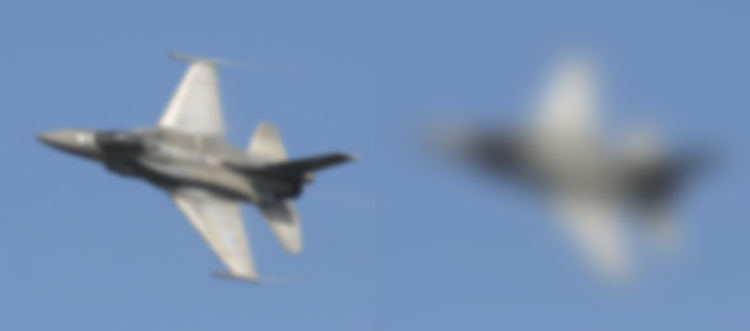
#> input picture Trabajo1/src/ej1A-1.png, 750 x 331 px
$ python Trabajo0.py ../Trabajo1/src/ej1A-1.png
#> lines starting #> are read from the running program, lines starting #| are printed output that depends on the picture
#! /usr/bin/python3
# Autor: Pablo Baeyens Fernández
# Asignatura: Visión por Computador
# Uso: ./trabajo0.py [nombre imagen de ejemplo]

import cv2
import sys, os.path
import numpy as np

# Ejercicio 1

def leeimagen(filename, flagColor):
  """Lee una imagen y la muestra (tanto en grises como en color)
    - filename: nombre del fichero
    - flagColor: flag que indica si tiene color o no"""

  return cv2.imread(filename, flagColor)


# Ejercicio 2

def pintaI(im, titulo = "Imagen"):
  """Visualiza una matriz de números reales cualquiera
     - im: Imagen a visualizar"""

  cv2.imshow(titulo, im)
  cv2.waitKey(0)
  cv2.destroyAllWindows()


# Ejercicio 3

## ¿Qué pasa si las imágenes no son todas del mismo tipo?
## Respuesta: Si no hacemos un procesamiento previo de las imágenes falla.
## Tenemos que convertir las imágenes en blanco y negro a color

def isBW(im):
  """Indica si una imagen está en blanco y negro"""
  return len(im.shape) == 2

def pintaMI(vim, titulo = "Imágenes"):
  """Visualiza varias imágenes a la vez
  - vim: Secuencia de imágenes"""

  altura = max(im.shape[0] for im in vim)

  for i,im in enumerate(vim):
    if isBW(im): # Pasar a color
      vim[i] = cv2.cvtColor(vim[i], cv2.COLOR_GRAY2BGR)

    if im.shape[0] < altura: # Redimensionar imágenes
      vim[i] = cv2.copyMakeBorder(
        vim[i], 0, altura - vim[i].shape[0],
        0, 0, cv2.BORDER_CONSTANT, value = (0,0,0))

  imMulti = cv2.hconcat(vim)
  pintaI(imMulti, titulo)


# Ejercicio 4

def modPixeles(im, pixels):
  """Modifica el color de cada elemento de una lista de coordenadas
  - im: Imagen
  - pixels: lista de coordenadas
  """
  negro = (0,0,0)

  if isBW(im):
    negro = 0

  for pixel in pixels:
    im[pixel] = negro

# Ejercicio 5

def representaIm(vim, titulos):
  """Representa varias imágenes con sus títulos en una ventana"""
  pintaMI(vim, titulo = " | ".join(titulos))


if __name__ == "__main__":
  """Tests de ejemplo"""

  if len(sys.argv) < 2:
    print("Uso: {0} [fichero imagen ejemplo]".format(sys.argv[0]))
    exit()

  fim = sys.argv[1]
  if(not os.path.isfile(fim)):
    print("No existe el fichero {0}".format(fim))
    exit()

  print("Leyendo imágenes (Ejercicio 1)")
  imColor = leeimagen(fim, cv2.IMREAD_COLOR)
#> in leeimagen, returned value is the input picture: shape (331, 750, 3); mean B, G, R 179.5, 144.4, 119.3
  imBN    = leeimagen(fim, cv2.IMREAD_GRAYSCALE)
#> call 2 of leeimagen, with filename = '../Trabajo1/src/ej1A-1.png', flagColor = 0
#> in leeimagen (call 2), `return cv2.imread(filename, flagColor)`:
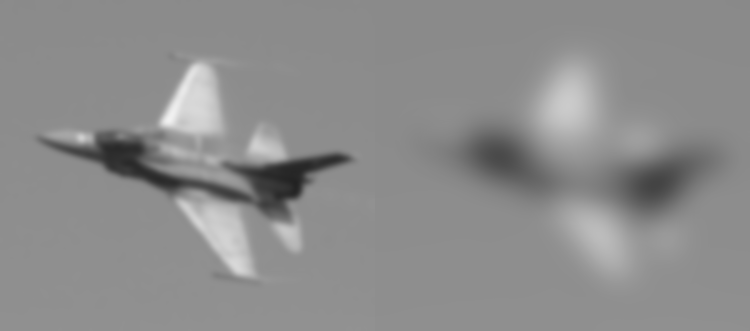
#> returned value: shape (331, 750); min 34, max 241, mean 140.3

  vim = [imColor, imBN]
  tit = ["Imagen en color", "Imagen en B/N"]

  print("Muestra imagen   (Ejercicio 2)")
  pintaI(vim[0], titulo = "Ejercicio 2 color")
  pintaI(vim[1], titulo = "Ejercicio 2 BN")

  print("Muestra imágenes (Ejercicio 3)")
  pintaMI(vim, titulo = "Ejercicio 3")
#> in pintaMI, `altura = max(im.shape[0] for im in vim)`: altura = 331
#> the loop in pintaMI, `for i,im in enumerate(vim):` made 2 passes
#> after the loop in pintaMI, `for i,im in enumerate(vim):`: vim = 2 items
#> in pintaMI, `imMulti = cv2.hconcat(vim)`:
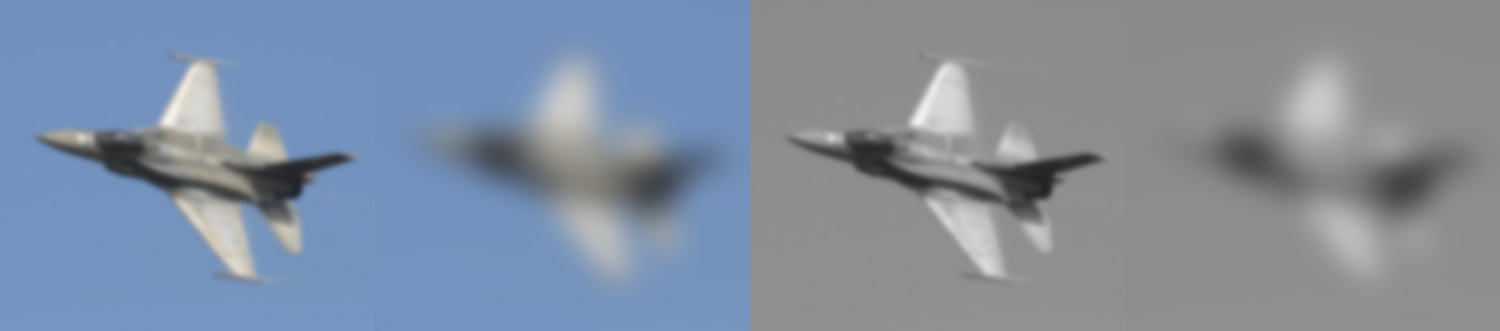
#> imMulti: shape (331, 1500, 3); mean of channels 0, 1, 2 159.9, 142.3, 129.8; drawn as B, G, R

  print("Modifica píxeles (Ejercicio 4). Resultado mostrado en ejercicio 5")
  # Modifico los píxeles de la mitad superior de la imagen
  modificada = np.copy(imColor)
  altura, anchura, _ = modificada.shape
#> altura = 331; anchura = 750
  modPixeles(modificada,
             [(x,y) for x in range(int(altura/2)) for y in range(anchura)])
#> the loop in modPixeles, `for pixel in pixels:` made 123750 passes
#> pixel on passes 1 to 3: (0, 0), (0, 1), (0, 2)
#> after the loop in modPixeles, `for pixel in pixels:`:
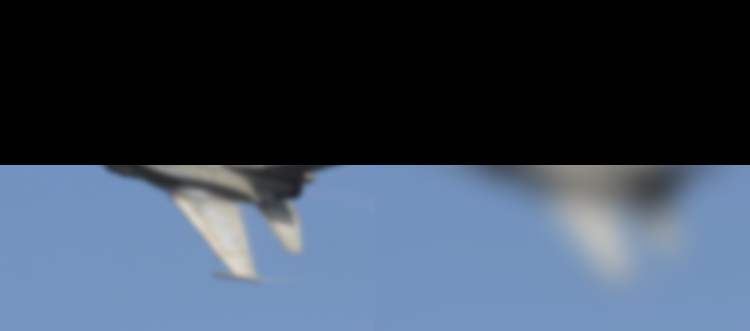
#> im: shape (331, 750, 3); mean B, G, R 89.3, 72.1, 59.5

  print("Representa imágenes con títulos en una ventana (Ejercicio 5)")
  representaIm(vim + [modificada], tit + ["Imagen modificada"])
#> the loop in pintaMI (call 2), `for i,im in enumerate(vim):` made 3 passes
#> after the loop in pintaMI (call 2), `for i,im in enumerate(vim):`: vim = 3 items
#> in pintaMI (call 2), `imMulti = cv2.hconcat(vim)`:
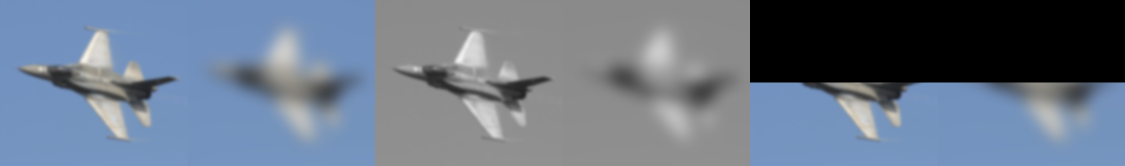
#> imMulti: shape (331, 2250, 3) (shown at 1/2 size); mean of channels 0, 1, 2 136.3, 118.9, 106.3; drawn as B, G, R

$ run again, on Trabajo1/src/ej2A.png
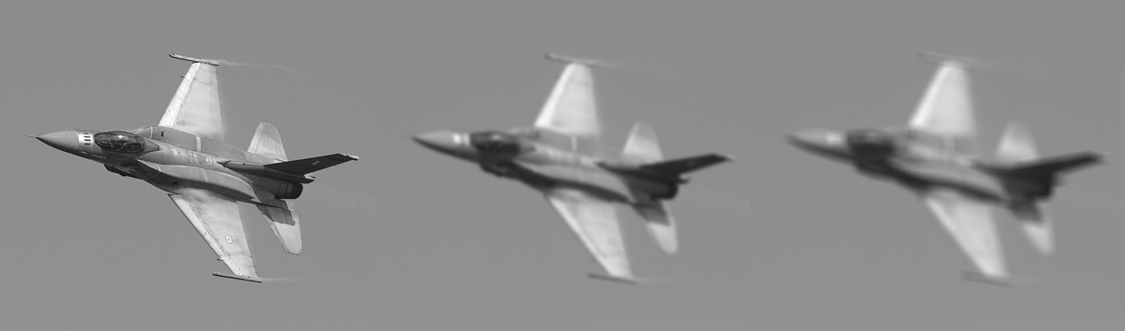
#> input picture Trabajo1/src/ej2A.png, 1125 x 331 px
#> in leeimagen, returned value is the input picture: shape (331, 1125, 3); min 14, max 255, mean 141.5
#> in pintaMI, `altura = max(im.shape[0] for im in vim)`: altura = 331
#> the loop in pintaMI, `for i,im in enumerate(vim):` made 2 passes
#> after the loop in pintaMI, `for i,im in enumerate(vim):`: vim = 2 items
#> the loop in modPixeles, `for pixel in pixels:` made 185625 passes
#> pixel on passes 1 to 3: (0, 0), (0, 1), (0, 2)
#> after the loop in modPixeles, `for pixel in pixels:`:
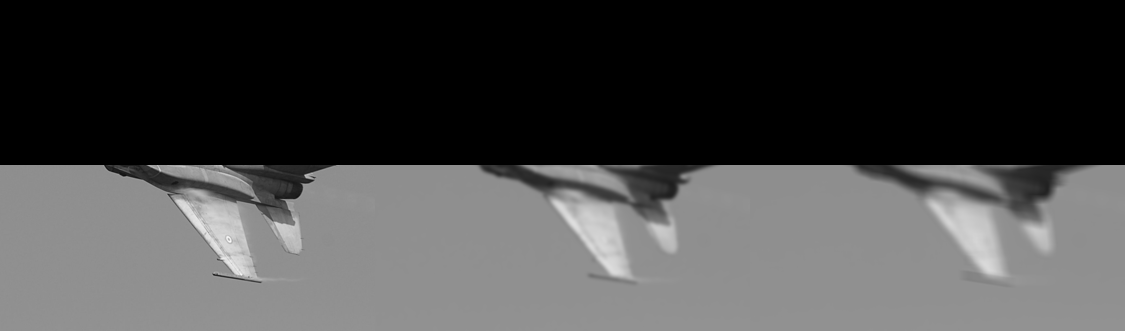
#> im: shape (331, 1125, 3); min 0, max 250, mean 70.5
#> the loop in pintaMI (call 2), `for i,im in enumerate(vim):` made 3 passes
#> after the loop in pintaMI (call 2), `for i,im in enumerate(vim):`: vim = 3 items
#> in pintaMI (call 2), `imMulti = cv2.hconcat(vim)`:
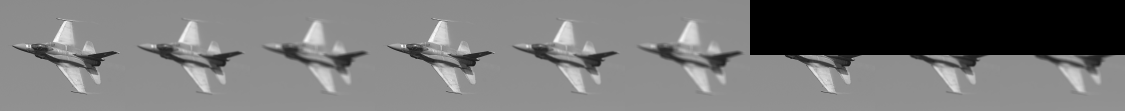
#> imMulti: shape (331, 3375, 3) (shown at 1/3 size); min 0, max 255, mean 117.8
